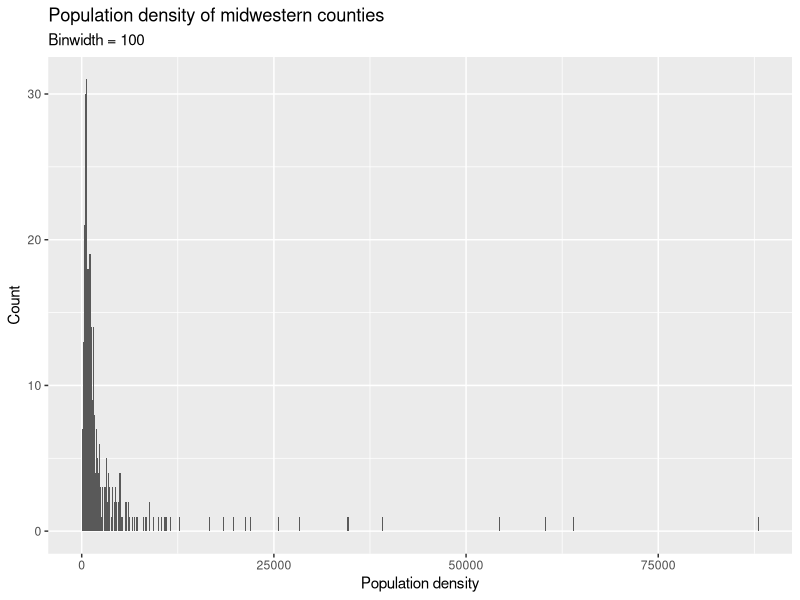
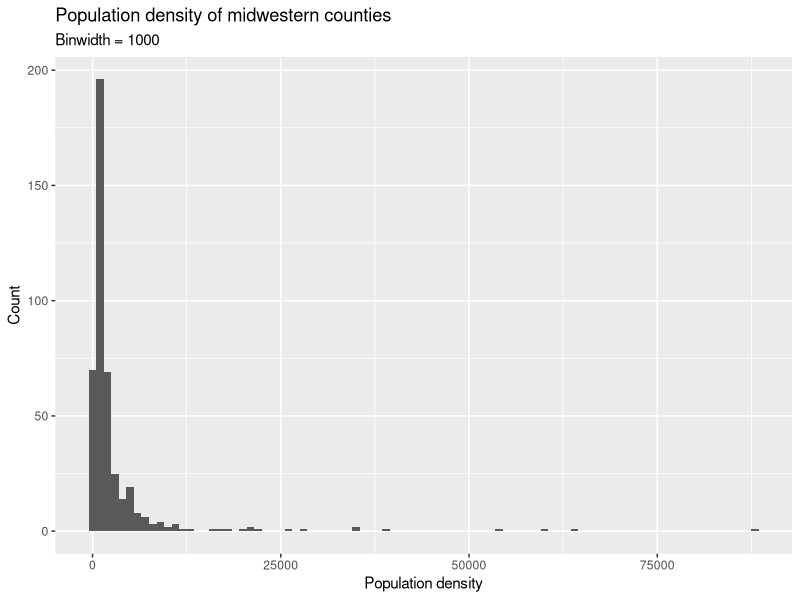
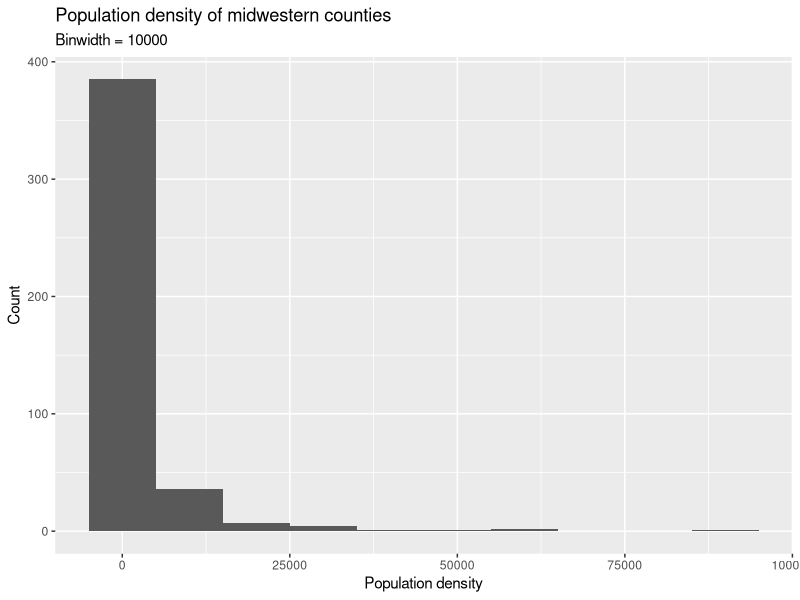
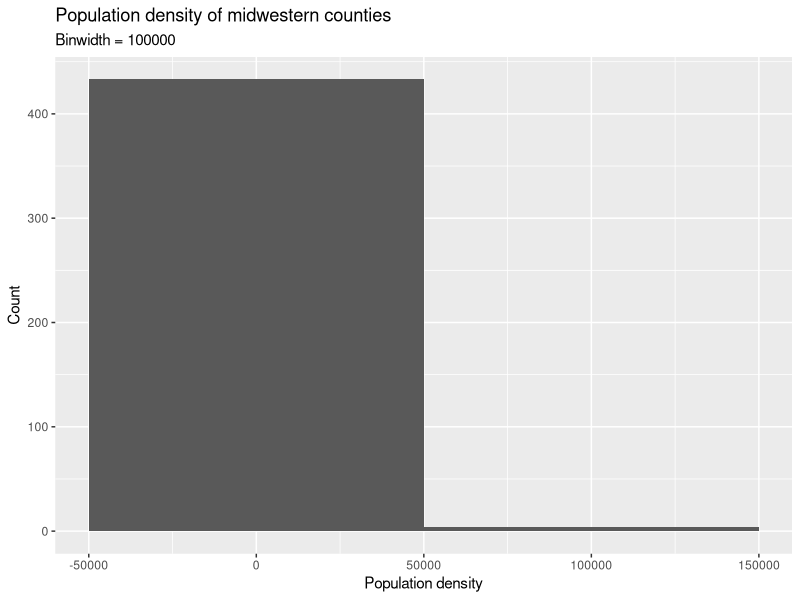
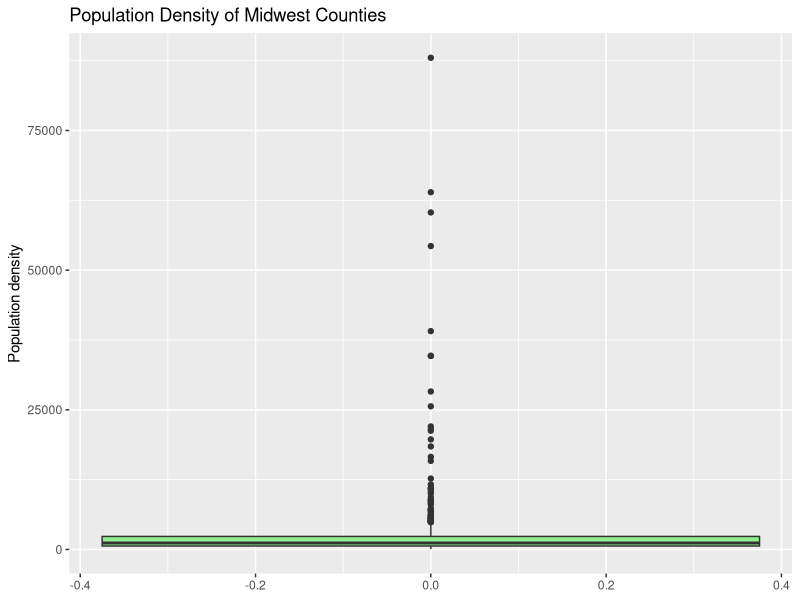
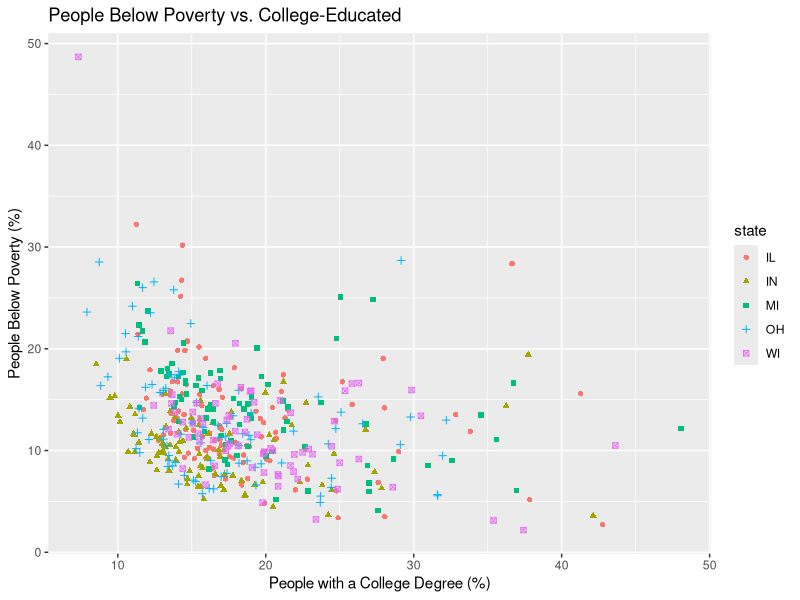
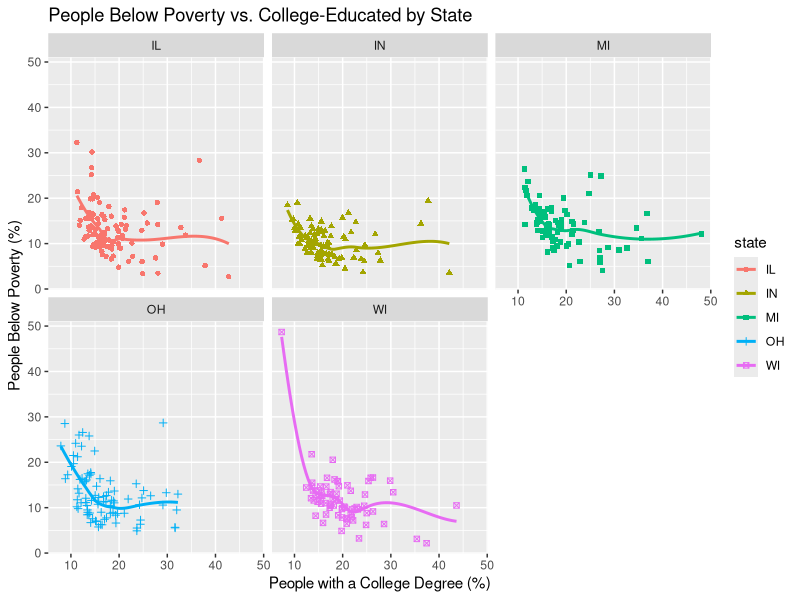

The R script that drew these images, in order:
## ---- chunk 1
1 + 1
## ---- chunk 2
#| echo: false
2 * 2
## ---- chunk 3
library(tidyverse)
## ---- chunk 4
ggplot(midwest, aes(x = popdensity)) + 
  geom_histogram(binwidth = 100) + 
  labs(x = "Population density", 
       y = "Count", 
       title = "Population density of midwestern counties",
       subtitle = "Binwidth = 100")
## ---- chunk 5
ggplot(midwest, aes(x = popdensity)) + 
  geom_histogram(binwidth = 1000) + 
  labs(x = "Population density", 
       y = "Count", 
       title = "Population density of midwestern counties",
       subtitle = "Binwidth = 1000")
## ---- chunk 6
ggplot(midwest, aes(x = popdensity)) + 
  geom_histogram(binwidth = 10000) + 
  labs(x = "Population density", 
       y = "Count", 
       title = "Population density of midwestern counties",
       subtitle = "Binwidth = 10000")
## ---- chunk 7
ggplot(midwest, aes(x = popdensity)) + 
  geom_histogram(binwidth = 100000) + 
  labs(x = "Population density", 
       y = "Count", 
       title = "Population density of midwestern counties",
       subtitle = "Binwidth = 100000")
## ---- chunk 8
ggplot(midwest, aes(y = popdensity)) + 
  geom_boxplot(fill = "lightgreen") + 
  labs(
    y = "Population density",
    title = "Population Density of Midwest Counties")
## ---- chunk 9
ggplot(midwest, aes(x = percollege, y = percbelowpoverty, color = state, shape = state)) + 
  geom_point() + 
  labs(
    x = "People with a College Degree (%)", 
    y = "People Below Poverty (%)", 
    title = "People Below Poverty vs. College-Educated")
## ---- chunk 10
ggplot(midwest, aes(x = percollege, y = percbelowpoverty, color = state, shape = state)) + 
  geom_point() + 
  geom_smooth(se = FALSE) + 
  facet_wrap(~state) + 
  labs(
    x = "People with a College Degree (%)", 
    y = "People Below Poverty (%)", 
    title = "People Below Poverty vs. College-Educated by State")
